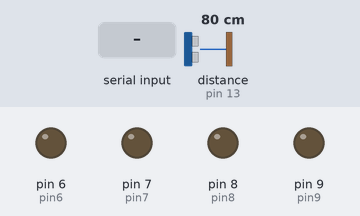
Recording of a sketch running on a simulated Arduino Uno, built with avr-gcc and run on an emulated ATmega328P. Shown: output pins drawn as LEDs (lit = HIGH). The test bench sets the inputs (shaded band); at power-on: distance to the obstacle (sensor on pin 13) 80 cm. The echo pulse lasts 58.3 µs per cm; pins used as bus, display or sensor lines are not drawn.

Above: at 1.2 s.
1.3 s: "B" received over Serial
At 2.1 s:
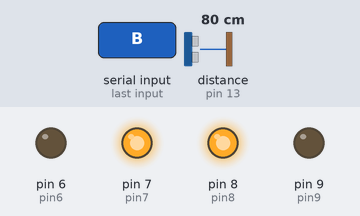
2.8 s: "F" received over Serial
At 3.4 s:
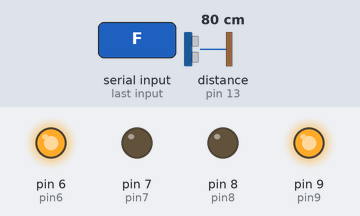
4.3 s: "L" received over Serial
At 5.5 s:
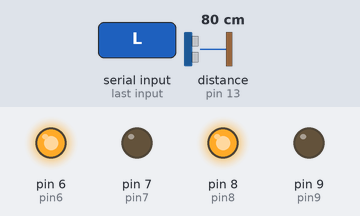
5.8 s: "R" received over Serial
At 6.9 s:
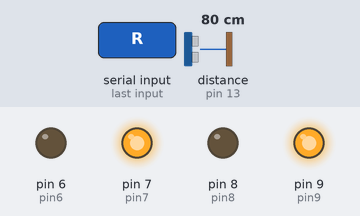
7.3 s: "S" received over Serial
At 7.9 s:
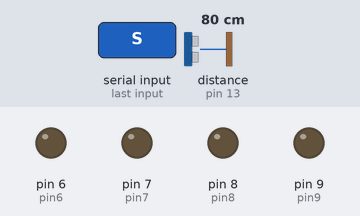
Timing chart, 0 to 9.8 s (numbered marks = the images above; inputs shaded):
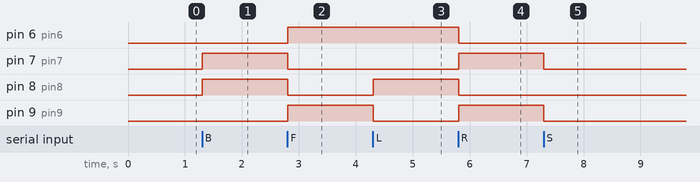

Measured:
- after the input at 1.3 s, pin 7 (pin7), pin 8 (pin8): LOW → HIGH at once
- after the input at 2.8 s, pin 6 (pin6), pin 9 (pin9): LOW → HIGH at once; pin 7 (pin7), pin 8 (pin8): HIGH → LOW at once
- after the input at 4.3 s, pin 8 (pin8): LOW → HIGH at once; pin 9 (pin9): HIGH → LOW at once
- after the input at 5.8 s, pin 6 (pin6), pin 8 (pin8): HIGH → LOW at once; pin 7 (pin7), pin 9 (pin9): LOW → HIGH at once
- after the input at 7.3 s, pin 7 (pin7), pin 9 (pin9): HIGH → LOW at once

The sketch:

Blink_new.ino
```cpp
int led = 13;
int pin6=6;//B2
int pin7=7;//B1
int pin8=8;//A2
int pin9=9;//A1
int trigPin=12;
int echoPin=13;
int maximumrange=15;
long duration,distance;

char BluetoothData;

void setup() {
pinMode(led,OUTPUT);
pinMode(pin6,OUTPUT);
pinMode(pin7,OUTPUT);
pinMode(pin8,OUTPUT);
pinMode(pin9,OUTPUT);
pinMode(trigPin,OUTPUT);
pinMode(echoPin,INPUT);
Serial.begin(9600);
}


void Stop()
{
digitalWrite(led,LOW);
digitalWrite(pin6,LOW);
digitalWrite(pin7,LOW);
digitalWrite(pin8,LOW);
digitalWrite(pin9,LOW);

}
  void turn_left()
  {
digitalWrite(led,HIGH);
digitalWrite(pin6,HIGH);
digitalWrite(pin7,LOW);
digitalWrite(pin8,HIGH);
digitalWrite(pin9,LOW);
  }
    void forward(){
digitalWrite(led,HIGH);
digitalWrite(pin6,HIGH);
digitalWrite(pin7,LOW);
digitalWrite(pin8,LOW);
digitalWrite(pin9,HIGH);

    }
void backward(){

digitalWrite(led,HIGH);
digitalWrite(pin6,LOW);
digitalWrite(pin7,HIGH);
digitalWrite(pin8,HIGH);
digitalWrite(pin9,LOW);

}
  void turn_right()
  {
digitalWrite(led,HIGH);
digitalWrite(pin6,LOW);
digitalWrite(pin7,HIGH);
digitalWrite(pin8,LOW);
digitalWrite(pin9,HIGH);
  }

void cal()
{
 digitalWrite(trigPin, HIGH);
 delayMicroseconds(3);

 digitalWrite(trigPin, LOW);
 duration = pulseIn(echoPin, HIGH);
 digitalWrite(echoPin,LOW);
 distance = duration/58.2;
}
void loop()
{
if (Serial.available()>0)
{

BluetoothData=Serial.read();


if(BluetoothData=='B')
{
 backward();
}

if(BluetoothData=='F'){
  cal();
  if(distance>=maximumrange)
  {
     forward();

}

else if(distance<maximumrange)
  {
   Stop();
  }

  }
  if(BluetoothData=='L')
  {

 cal();


  if(distance>=maximumrange)
  {

  turn_left();
  }
  else if (distance<maximumrange){

   Stop();
}
}
if(BluetoothData=='R')
{
    cal();
  if(distance>=maximumrange)
  {
    turn_right();
  }

  else if (distance<maximumrange){

  Stop();
}
}
if(BluetoothData=='S')
{
  Stop();
}

}
}
```
